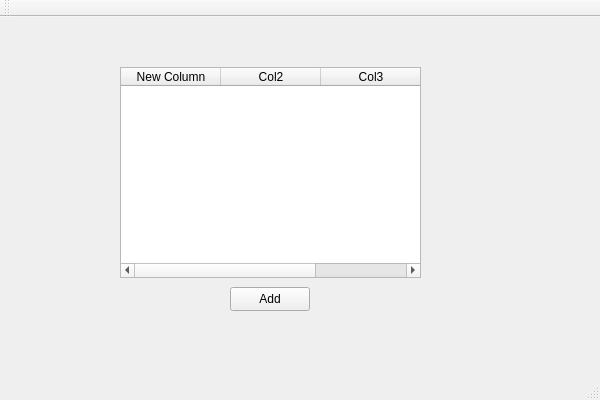
<?xml version="1.0" encoding="UTF-8"?>
<ui version="4.0">
 <class>QTTableLearningClass</class>
 <widget class="QMainWindow" name="QTTableLearningClass">
  <property name="geometry">
   <rect>
    <x>0</x>
    <y>0</y>
    <width>600</width>
    <height>400</height>
   </rect>
  </property>
  <property name="windowTitle">
   <string>QTTableLearning</string>
  </property>
  <widget class="QWidget" name="centralWidget">
   <widget class="QTableWidget" name="tableWidget">
    <property name="geometry">
     <rect>
      <x>120</x>
      <y>50</y>
      <width>301</width>
      <height>211</height>
     </rect>
    </property>
    <column>
     <property name="text">
      <string>New Column</string>
     </property>
    </column>
    <column>
     <property name="text">
      <string>Col2</string>
     </property>
    </column>
    <column>
     <property name="text">
      <string>Col3</string>
     </property>
    </column>
   </widget>
   <widget class="QPushButton" name="addButton">
    <property name="geometry">
     <rect>
      <x>230</x>
      <y>270</y>
      <width>80</width>
      <height>24</height>
     </rect>
    </property>
    <property name="text">
     <string>Add</string>
    </property>
   </widget>
  </widget>
  <widget class="QMenuBar" name="menuBar">
   <property name="geometry">
    <rect>
     <x>0</x>
     <y>0</y>
     <width>600</width>
     <height>21</height>
    </rect>
   </property>
  </widget>
  <widget class="QToolBar" name="mainToolBar">
   <attribute name="toolBarArea">
    <enum>TopToolBarArea</enum>
   </attribute>
   <attribute name="toolBarBreak">
    <bool>false</bool>
   </attribute>
  </widget>
  <widget class="QStatusBar" name="statusBar"/>
 </widget>
 <layoutdefault spacing="6" margin="11"/>
 <resources>
  <include location="qttablelearning.qrc"/>
 </resources>
 <connections/>
</ui>
